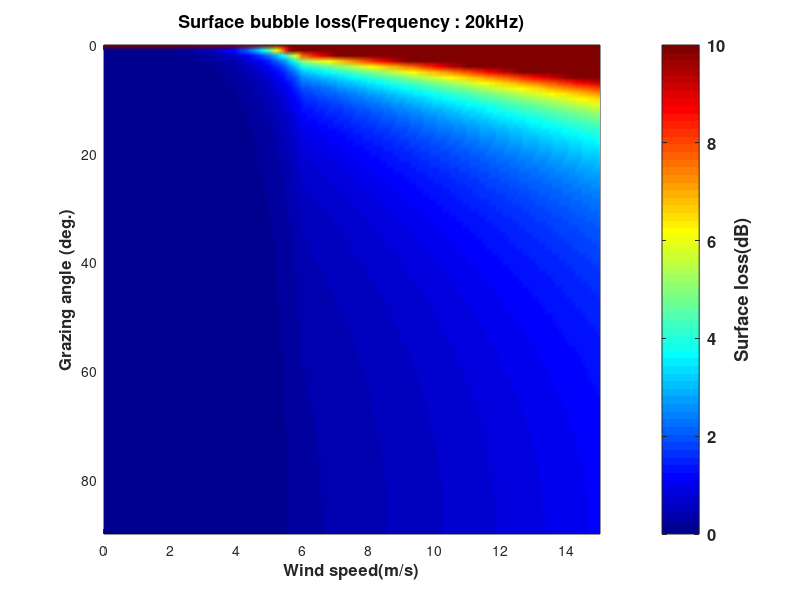

MATLAB code for this plot:
%% Surface bubble loss 1
clc; close all; clear all;
% Frequency
f = 20; % (kHz)

% Angle of incidence
theta = 0:1:90; % (deg)

% Windspeed
U = 0:0.1:15; % (m/s)

SBL = zeros(length(theta), length(U(1, :)));

for itheta = 1:length(theta)
    idx = find(U >= 6);

    %  91개를 같은 위치에 저장
    SBL(itheta, idx) = 1.26 * 10^(-3) / sin(theta(itheta) * pi / 180) * ...
        U(idx).^(1.57) * f^(0.85);

    idx = find(U < 6);

    %  91개를 같은 위치에 저장
    SBL(itheta, idx) = 1.26 * 10^(-3) / sin(theta(itheta) * pi / 180) * ...
        6^(1.57) * f^(0.85) * exp(1.2 * (U(idx) - 6));
end

%% Surface bubble loss 2 (if else)
clc; close all; clear all;
% Frequency
f = 20; % (kHz)

% Angle of incidence
theta = 0:1:90; % (deg)

% Windspeed
U = 0:0.1:15; % (m/s)

for a = 1:length(theta);

    for b = 1:length(U);

        if U(b) >= 6;
            SBL(a, b) = 1.26 * 10^(-3) ./ sind(theta(a)) * U(b)^1.57 * f^(0.85);
        else
            SBL(a, b) = 1.26 * 10^(-3) ./ sind(theta(a)) * 6^(1.57) * f^(0.85) * exp(1.2 * (U(b) - 6));

        end

    end

end

%% Visualization
figure;

pcolor(U, theta, SBL)
shading interp
axis ij

colormap('jet')

fg = title('Surface bubble loss(Frequency : 20kHz)');
set(fg, 'fontsize', 13, 'fontweight', 'bold');

fg = xlabel('Wind speed(m/s)');
set(fg, 'fontsize', 12, 'fontweight', 'bold');

fg = ylabel('Grazing angle (deg.)');
set(fg, 'fontsize', 12, 'fontweight', 'bold');

cbar = colorbar;
ylabel(cbar, 'Surface loss(dB)');
set(cbar, 'fontsize', 12, 'fontweight', 'bold');
caxis([0 10])
